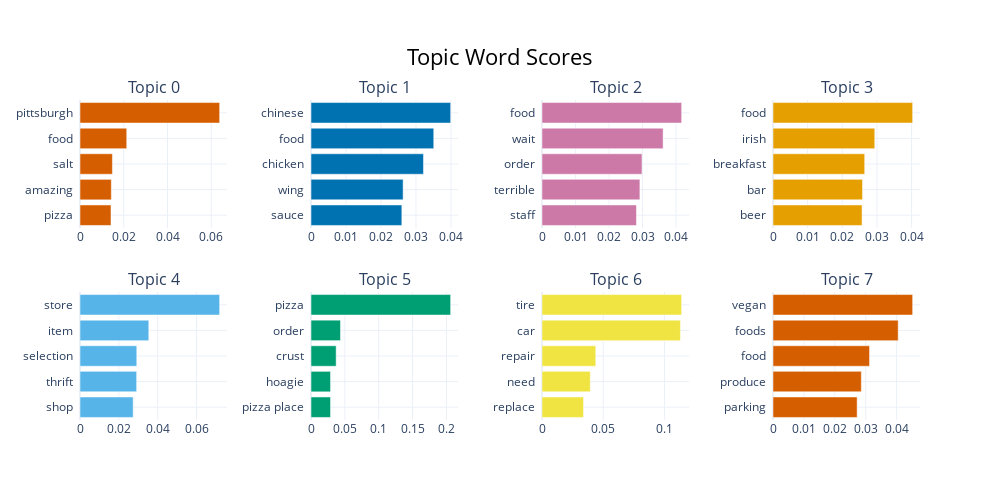

Notebook source saved alongside this figure:
### Code cell
topic_model.visualize_topics()
topic_model.visualize_barchart()

### Figure 1 — Plotly figure (JSON) as saved in the notebook; plotly's stock layout.template omitted (floating-point values rounded to 4 significant figures)
{"data": [{"marker": {"color": "#D55E00"}, "orientation": "h", "type": "bar", "x": [0.01416, 0.01431, 0.01481, 0.02136, 0.06383], "xaxis": "x", "y": ["pizza  ", "amazing  ", "salt  ", "food  ", "pittsburgh  "], "yaxis": "y"}, {"marker": {"color": "#0072B2"}, "orientation": "h", "type": "bar", "x": [0.02597, 0.02633, 0.03214, 0.03509, 0.03992], "xaxis": "x2", "y": ["sauce  ", "wing  ", "chicken  ", "food  ", "chinese  "], "yaxis": "y2"}, {"marker": {"color": "#CC79A7"}, "orientation": "h", "type": "bar", "x": [0.02819, 0.02921, 0.02984, 0.03614, 0.04167], "xaxis": "x3", "y": ["staff  ", "terrible  ", "order  ", "wait  ", "food  "], "yaxis": "y3"}, {"marker": {"color": "#E69F00"}, "orientation": "h", "type": "bar", "x": [0.02571, 0.02583, 0.02647, 0.02937, 0.04031], "xaxis": "x4", "y": ["beer  ", "bar  ", "breakfast  ", "irish  ", "food  "], "yaxis": "y4"}, {"marker": {"color": "#56B4E9"}, "orientation": "h", "type": "bar", "x": [0.02737, 0.02916, 0.02923, 0.0354, 0.07188], "xaxis": "x5", "y": ["shop  ", "thrift  ", "selection  ", "item  ", "store  "], "yaxis": "y5"}, {"marker": {"color": "#009E73"}, "orientation": "h", "type": "bar", "x": [0.02884, 0.02884, 0.03714, 0.04351, 0.2062], "xaxis": "x6", "y": ["pizza place  ", "hoagie  ", "crust  ", "order  ", "pizza  "], "yaxis": "y6"}, {"marker": {"color": "#F0E442"}, "orientation": "h", "type": "bar", "x": [0.03389, 0.03944, 0.0439, 0.1131, 0.1141], "xaxis": "x7", "y": ["replace  ", "need  ", "repair  ", "car  ", "tire  "], "yaxis": "y7"}, {"marker": {"color": "#D55E00"}, "orientation": "h", "type": "bar", "x": [0.02722, 0.02858, 0.03123, 0.0405, 0.04519], "xaxis": "x8", "y": ["parking  ", "produce  ", "food  ", "foods  ", "vegan  "], "yaxis": "y8"}], "layout": {"annotations": [{"font": {"size": 16}, "showarrow": false, "text": "Topic 0", "x": 0.0875, "xanchor": "center", "xref": "paper", "y": 1, "yanchor": "bottom", "yref": "paper"}, {"font": {"size": 16}, "showarrow": false, "text": "Topic 1", "x": 0.3625, "xanchor": "center", "xref": "paper", "y": 1, "yanchor": "bottom", "yref": "paper"}, {"font": {"size": 16}, "showarrow": false, "text": "Topic 2", "x": 0.6375, "xanchor": "center", "xref": "paper", "y": 1, "yanchor": "bottom", "yref": "paper"}, {"font": {"size": 16}, "showarrow": false, "text": "Topic 3", "x": 0.9125, "xanchor": "center", "xref": "paper", "y": 1, "yanchor": "bottom", "yref": "paper"}, {"font": {"size": 16}, "showarrow": false, "text": "Topic 4", "x": 0.0875, "xanchor": "center", "xref": "paper", "y": 0.4, "yanchor": "bottom", "yref": "paper"}, {"font": {"size": 16}, "showarrow": false, "text": "Topic 5", "x": 0.3625, "xanchor": "center", "xref": "paper", "y": 0.4, "yanchor": "bottom", "yref": "paper"}, {"font": {"size": 16}, "showarrow": false, "text": "Topic 6", "x": 0.6375, "xanchor": "center", "xref": "paper", "y": 0.4, "yanchor": "bottom", "yref": "paper"}, {"font": {"size": 16}, "showarrow": false, "text": "Topic 7", "x": 0.9125, "xanchor": "center", "xref": "paper", "y": 0.4, "yanchor": "bottom", "yref": "paper"}], "height": 500, "hoverlabel": {"bgcolor": "white", "font": {"family": "Rockwell", "size": 16}}, "showlegend": false, "title": {"font": {"color": "Black", "size": 22}, "text": "Topic Word Scores", "x": 0.5, "xanchor": "center", "yanchor": "top"}, "width": 1000, "xaxis": {"anchor": "y", "domain": [0, 0.175], "showgrid": true}, "xaxis2": {"anchor": "y2", "domain": [0.275, 0.45], "showgrid": true}, "xaxis3": {"anchor": "y3", "domain": [0.55, 0.725], "showgrid": true}, "xaxis4": {"anchor": "y4", "domain": [0.825, 1], "showgrid": true}, "xaxis5": {"anchor": "y5", "domain": [0, 0.175], "showgrid": true}, "xaxis6": {"anchor": "y6", "domain": [0.275, 0.45], "showgrid": true}, "xaxis7": {"anchor": "y7", "domain": [0.55, 0.725], "showgrid": true}, "xaxis8": {"anchor": "y8", "domain": [0.825, 1], "showgrid": true}, "yaxis": {"anchor": "x", "domain": [0.6, 1], "showgrid": true}, "yaxis2": {"anchor": "x2", "domain": [0.6, 1], "showgrid": true}, "yaxis3": {"anchor": "x3", "domain": [0.6, 1], "showgrid": true}, "yaxis4": {"anchor": "x4", "domain": [0.6, 1], "showgrid": true}, "yaxis5": {"anchor": "x5", "domain": [0, 0.4], "showgrid": true}, "yaxis6": {"anchor": "x6", "domain": [0, 0.4], "showgrid": true}, "yaxis7": {"anchor": "x7", "domain": [0, 0.4], "showgrid": true}, "yaxis8": {"anchor": "x8", "domain": [0, 0.4], "showgrid": true}}}
